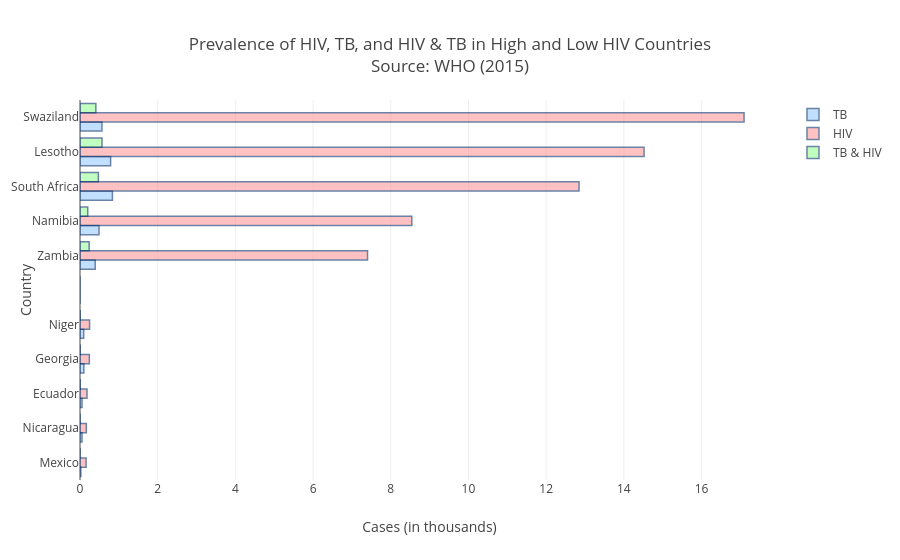

Notebook code for this chart:
### Code cell
###############################################################################
TITLE = 'Prevalence of HIV, TB, and HIV & TB in High and Low HIV Countries'
XAXIS = 'Cases (in thousands)'
YAXIS = 'Country'
LEGEND_VALUES = ['TB', 'HIV', 'TB & HIV']
X_TICK_LABEL_CURRENT = [i for i in range(0,16001,2000)]
X_TICK_LABEL_NEW = [int(i/1000) for i in range(0,16001,2000)]
###########################################################################

data = tbcombined_hivsort[0]
year_idx = 0

create_x_vs_multi_y_bar('country', ['tb_all_cases_100k', 'hiv_cases_100k', 'tb+hiv+cases_100k'], 
                        data, False, x_axis_title=XAXIS, y_axis_title=YAXIS, legend_values=LEGEND_VALUES, title=TITLE, x_tick_label_current=X_TICK_LABEL_CURRENT, x_tick_label_new=X_TICK_LABEL_NEW, year_idx=year_idx)

### Figure 1 — Plotly figure (JSON) as saved in the notebook; plotly's stock layout.template omitted (floating-point values rounded to 4 significant figures)
{"data": [{"marker": {"color": "rgb(153, 204, 255)", "line": {"color": "rgb(8,48,107)", "width": 1.5}}, "name": "TB", "opacity": 0.6, "orientation": "h", "type": "bar", "x": [21, 51, 52, 99, 95, 0, 391, 489, 834, 788, 565], "y": ["Mexico", "Nicaragua", "Ecuador", "Georgia", "Niger", "", "Zambia", "Namibia", "South Africa", "Lesotho", "Swaziland"]}, {"marker": {"color": "rgb(255, 153, 153)", "line": {"color": "rgb(8,48,107)", "width": 1.5}}, "name": "HIV", "opacity": 0.6, "orientation": "h", "type": "bar", "x": [157, 163, 180, 240, 246, 0, 7402, 8541, 12846, 14520, 17094], "y": ["Mexico", "Nicaragua", "Ecuador", "Georgia", "Niger", "", "Zambia", "Namibia", "South Africa", "Lesotho", "Swaziland"]}, {"marker": {"color": "rgb(153, 255, 153)", "line": {"color": "rgb(8,48,107)", "width": 1.5}}, "name": "TB & HIV", "opacity": 0.6, "orientation": "h", "type": "bar", "x": [2.3, 2.5, 6.2, 6.4, 5.2, 0, 235, 199, 473, 566, 408], "y": ["Mexico", "Nicaragua", "Ecuador", "Georgia", "Niger", "", "Zambia", "Namibia", "South Africa", "Lesotho", "Swaziland"]}], "layout": {"title": "Prevalence of HIV, TB, and HIV & TB in High and Low HIV Countries<br>Source: WHO (2015)", "xaxis": {"showticklabels": true, "ticktext": [0, 2, 4, 6, 8, 10, 12, 14, 16], "tickvals": [0, 2000, 4000, 6000, 8000, 10000, 12000, 14000, 16000], "title": "Cases (in thousands)"}, "yaxis": {"title": "Country"}}}
